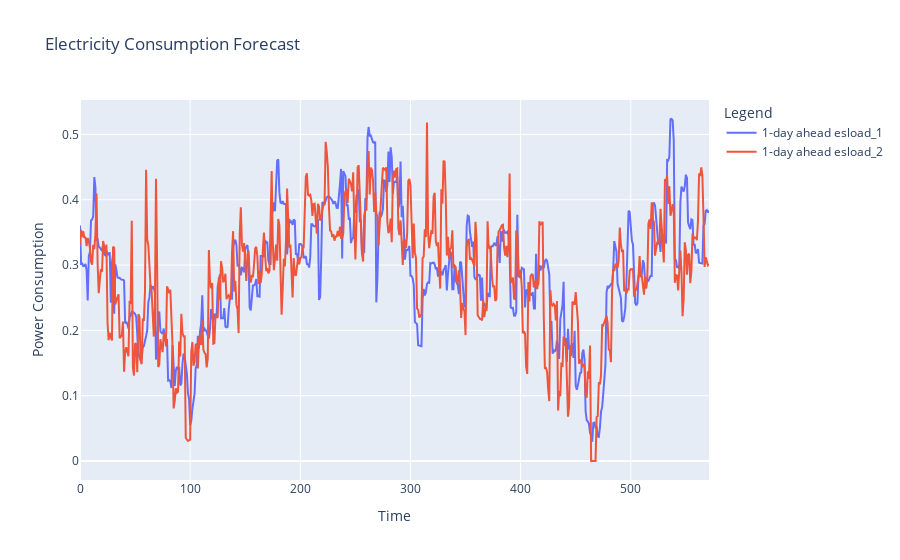

The cell this chart's notebook holds for it:
### Markdown cell above
## Electricity

### Code cell
fig = go.Figure()

# Add first dataset to the plot
fig.add_trace(
    go.Scatter(
        x=esload_1.index,
        y=esload_1["1-day ahead"],
        mode="lines",
        name="1-day ahead esload_1",
    )
)

# Add second dataset to the plot
fig.add_trace(
    go.Scatter(
        x=esload_2.index,
        y=esload_2["1-day ahead"],
        mode="lines",
        name="1-day ahead esload_2",
    )
)

# Update the layout to add titles and axis labels
fig.update_layout(
    title="Electricity Consumption Forecast",
    xaxis_title="Time",
    yaxis_title="Power Consumption",
    legend_title="Legend",
)

# Show the plot
fig.show()

### Figure 1 — Plotly figure (JSON) as saved in the notebook; plotly's stock layout.template omitted (floating-point values rounded to 4 significant figures; data arrays with more than 128 entries replaced by an {"elided": "..."} marker saying what was removed)
{"data": [{"mode": "lines", "name": "1-day ahead esload_1", "type": "scatter", "x": {"elided": "572 int values"}, "y": {"elided": "572 float values"}}, {"mode": "lines", "name": "1-day ahead esload_2", "type": "scatter", "x": {"elided": "572 int values"}, "y": {"elided": "572 float values"}}], "layout": {"legend": {"title": {"text": "Legend"}}, "title": {"text": "Electricity Consumption Forecast"}, "xaxis": {"title": {"text": "Time"}}, "yaxis": {"title": {"text": "Power Consumption"}}}}
